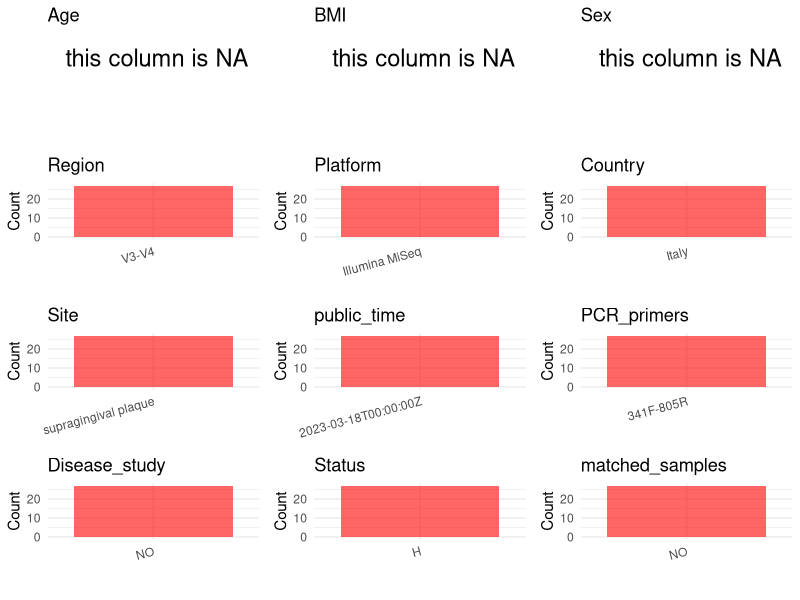

R code for this plot: (Note: this script raises an error after producing the figure.)
## ---- chunk 1
# Load necessary libraries
library(dplyr)
library(ggplot2)
library(cowplot)

# Set working directory (update this path to your local directory)
setwd("D:/metadata/PRJEB51725")

# Read the initial metadata files
initial_meta<-read.csv("SraRunTable.csv",header = T)

# Combine the two metadata files
#meta <- rbind(initial_meta, initial_meta1)

#Remove entries non-oral samples
#initial_meta <- subset(initial_meta,isolate %in% c("saliva","tongue coat"))

# Check the number of samples containing "HT" in Sample.Name (e.g., healthy controls)
#nrow(subset(meta, grepl("HT", Sample.Name)))

# Display the first few rows of the metadata
head(initial_meta)
## ---- chunk 2
# Create a uniform metadata dataframe
metadata <- data.frame(
  BioProject = initial_meta$BioProject,
  Run = initial_meta$Run,
  sample_name = initial_meta$Sample.Name,
  Age = NA,
  BMI = NA,
  Sex=NA,
  Region = "V3-V4",
  Platform = initial_meta$Instrument,
  Country = initial_meta$geo_loc_name_country,
  Site = initial_meta$environment_.material.,
  public_time = initial_meta$ReleaseDate,
  stringsAsFactors = FALSE
)
## ---- chunk 3
# Add information obtained from the publication
metadata$PCR_primers <- "341F-805R"
metadata$title <- "Oral ecological environment modifications by hard-cheese: from pH to microbiome: a prospective cohort study based on 16S rRNA metabarcoding approach"
metadata$Disease_study <- "NO"
# Assign disease status based on sample_name patterns
metadata$Status<-"H"

keep_subjects <- unique(subset(metadata, Site == "supragingival plaque")$sample_name)
metadata <- subset(metadata, sample_name %in% keep_subjects)

metadata$matched_samples <- "NO"
## ---- chunk 4
# Check the number of unique runs and sample names
print(paste("Number of unique runs:", length(unique(metadata$Run))))
print(paste("Number of unique sample names:", length(unique(metadata$sample_name))))
## ---- chunk 5
# Select columns for visualization
plot_data <- metadata %>%
  select(-BioProject, -Run, -sample_name, -title)

# Function to create simple plots for each column
create_simple_plots <- function(data) {
  plots <- list()
  
  for (col in colnames(data)) {
    # Check if the column is all NA
    if (all(is.na(data[[col]]))) {
      # Create an empty plot with text indicating all NA
      p <- ggplot() +
        annotate("text", x = 0.5, y = 0.5, label = "this column is NA", size = 6) +
        labs(title = col) +
        theme_void()
    } else if (is.numeric(data[[col]])) {
      # Numeric variable: histogram
      p <- ggplot(data, aes(x = .data[[col]])) +
        geom_histogram(fill = "blue", alpha = 0.6, bins = 20, na.rm = TRUE) +
        labs(title = col) +
        theme_minimal()
    } else {
      # Categorical variable: bar plot (remove NA values)
      count_data <- as.data.frame(table(data[[col]], useNA = "ifany"))
      p <- ggplot(count_data, aes(x = reorder(Var1, -Freq), y = Freq)) +
        geom_col(fill = "red", alpha = 0.6) +
        labs(title = col, x = NULL, y = "Count") +
        theme_minimal() +
        theme(axis.text.x = element_text(angle = 15, hjust = 1))
    }
    plots[[col]] <- p
  }
  
  return(plots)
}

# Generate and arrange plots
plots <- create_simple_plots(plot_data)
p<-plot_grid(plots$Age, 
          plots$BMI, 
          plots$Sex, 
          plots$Region, 
          plots$Platform, 
          plots$Country, 
          plots$Site,
          plots$public_time, 
          plots$PCR_primers,
          plots$Disease_study,
          plots$Status,
          plots$matched_samples,# add 
          ncol = 3, align = "hv", axis = "lb")
ggsave("Metadata_Summary.png", plot = p, width = 8, height = 6, dpi = 150)
## ---- chunk 6
knitr::include_graphics("metadata_summary.png")
## ---- chunk 7
# Reorder columns to match the desired format
metadata <- metadata[, c(
  "BioProject", "Run", "sample_name", "Age", "BMI", "Sex", 
  "Region", "Platform", "Country", "Site", "public_time", 
  "PCR_primers", "title", "Disease_study", "Status","matched_samples"
)]

# Export the uniform metadata to a CSV file
write.csv(metadata, file = "metadata.csv", quote = FALSE)
head(metadata)
